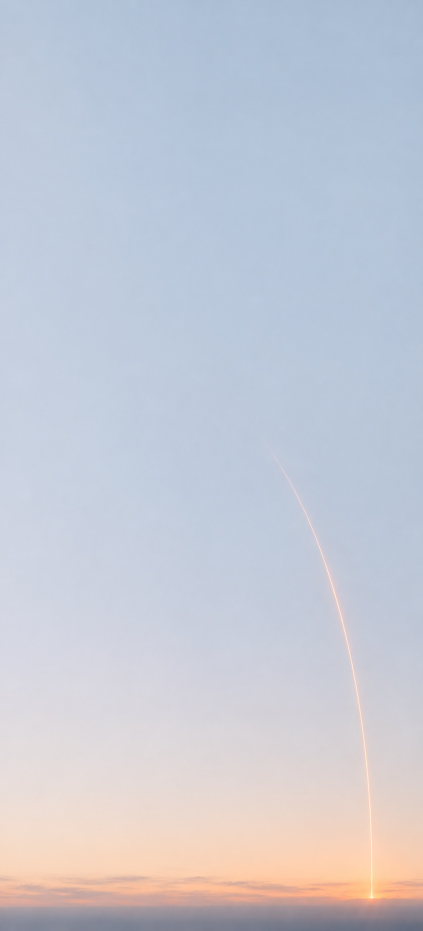
#> input picture assets/shell/launch-morning.jpg, 845 x 1862 px (shown at 1/2 size); its folder holds 2 pictures in this run
$ python prepare-artwork.py
#> lines starting #> are read from the running program, lines starting #| are printed output that depends on the picture
"""Refresh the Discover guest's bundled horizon crops from the approved Home wallpapers."""
from pathlib import Path

from PIL import Image

package = Path(__file__).resolve().parent
sources = package.parents[1] / "assets" / "shell"
for theme in ("morning", "night"):
    filename = f"launch-{theme}.jpg"
    with Image.open(sources / filename) as original:
        # Preserve the full launch trail and horizon at a compact landscape ratio.
#> original is the input picture: PIL image 845x1862 RGB; mean R, G, B 197.5, 201.3, 212.3
        width, height = original.size
#> width = 845; height = 1862
        crop_height = round(width * 272 / 676)
#> crop_height = 340
        horizon = original.crop((0, height - crop_height, width, height))
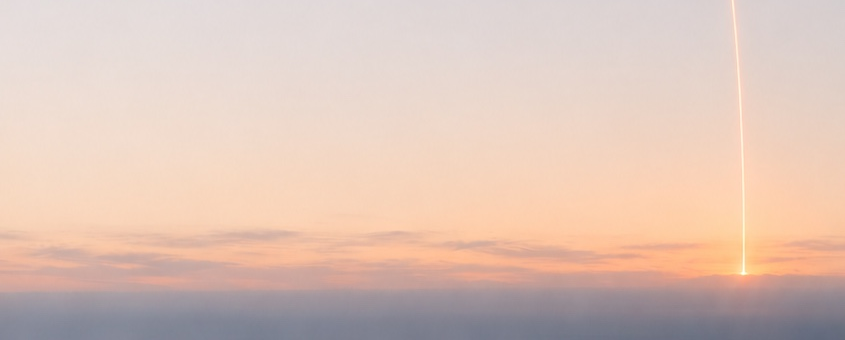
#> horizon: PIL image 845x340 RGB; mean R, G, B 221.7, 196.2, 183.9
        horizon.resize((676, 272), Image.Resampling.LANCZOS).save(
            package / "artwork" / filename, quality=88, subsampling=0, optimize=True
        )
#> pass 2 of the loop `for theme in ("morning", "night"):`:
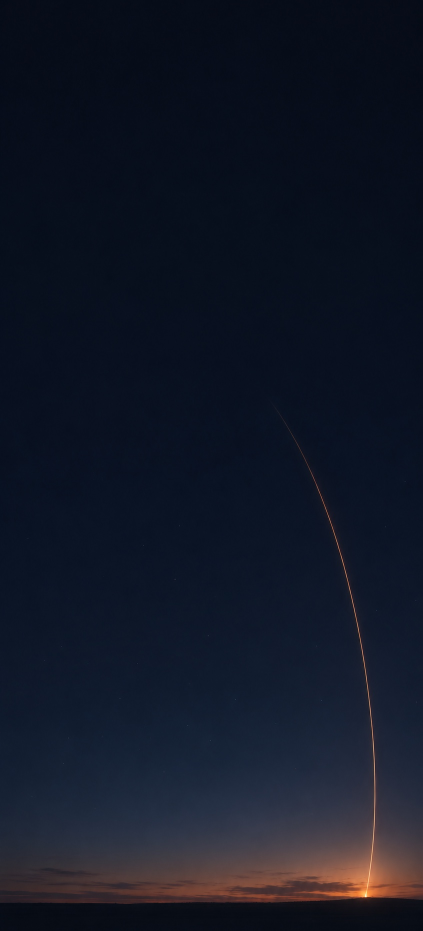
#> input picture assets/shell/launch-night.jpg, 845 x 1862 px (shown at 1/2 size)
#> original is the input picture: PIL image 845x1862 RGB; mean R, G, B 18.1, 23.6, 37.9
#> `horizon = original.crop((0, height - crop_height, width, height))`:
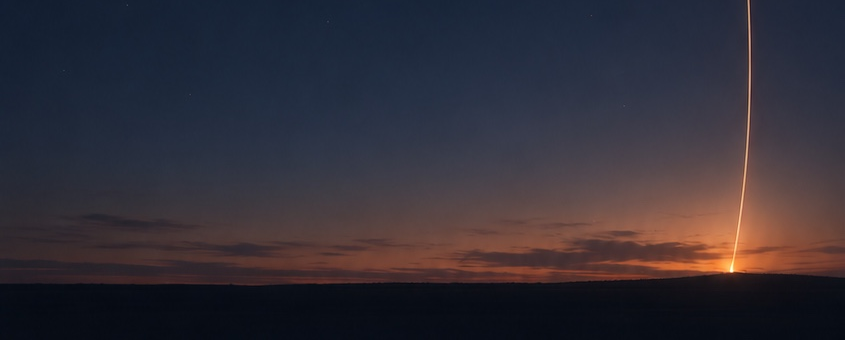
#> horizon: PIL image 845x340 RGB; mean R, G, B 50.9, 46.4, 55.4
